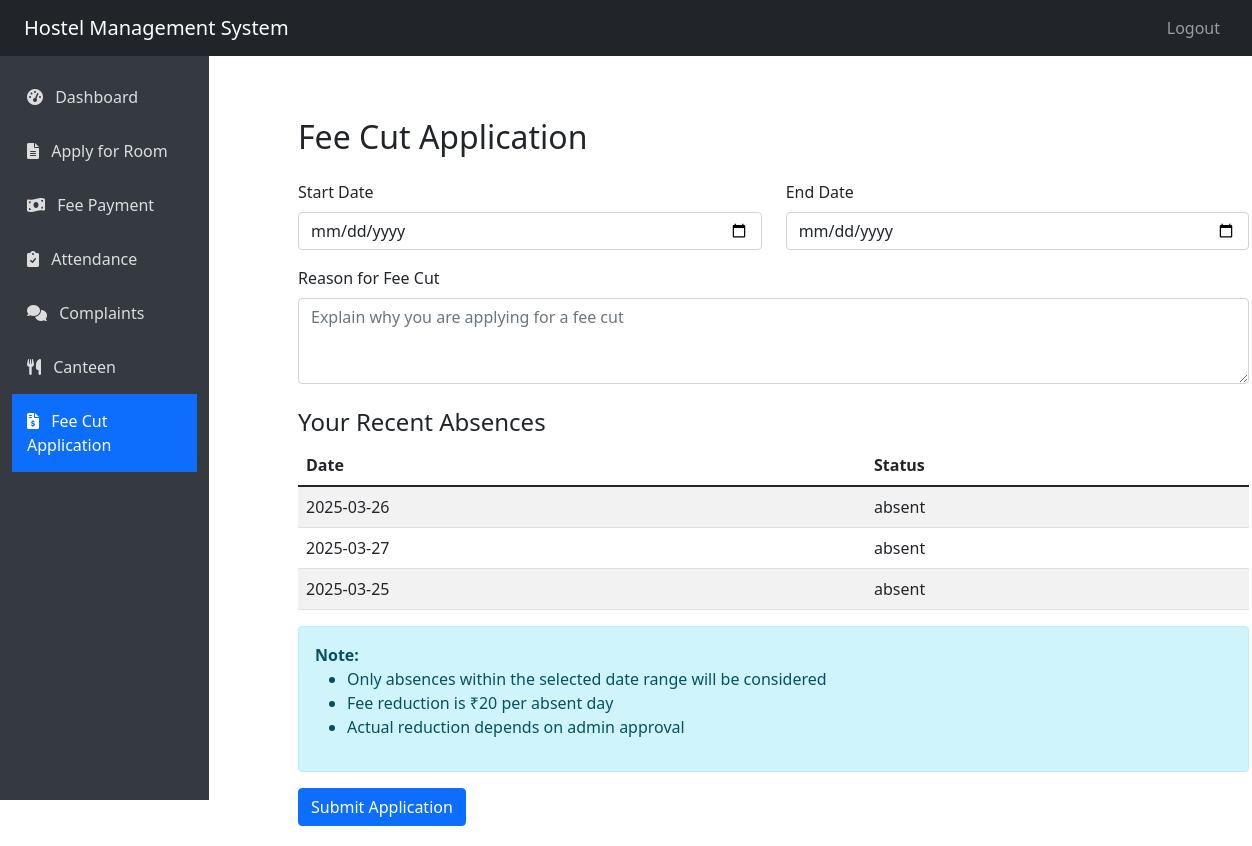
The app's page /student/fee-cut-application (signed in) with its own data.
### hostel1.11-main/hostel1.0/app.py (models this page shows)
class Attendance(db.Model):
    id = db.Column(db.Integer, primary_key=True)
    student_id = db.Column(db.Integer, db.ForeignKey('student.id'), nullable=False)
    date = db.Column(db.Date, nullable=False)
    status = db.Column(db.String(10), nullable=False)  # present, absent
    student = db.relationship('Student', backref='attendance')

### hostel1.11-main/hostel1.0/app.py (the view, shortened to what this page needs)
@app.route('/student/fee-cut-application', methods=['GET', 'POST'])
def student_fee_cut_application():
    if 'user_id' not in session or session['role'] != 'student':
        return redirect(url_for('login'))
    student = Student.query.filter_by(user_id=session['user_id']).first()
    if not student:
        flash('Student profile not found. Please contact administration.', 'danger')
        return redirect(url_for('login'))
    from datetime import timedelta
    six_months_ago = datetime.now().date() - timedelta(days=180)
    attendance_records = Attendance.query.filter(
        Attendance.student_id == student.id,
        Attendance.date >= six_months_ago,
        Attendance.status == 'absent'
    ).all()
    return render_template('student/fee_cut_application.html',
                           attendance_records=attendance_records)

### hostel1.11-main/hostel1.0/templates/student/fee_cut_application.html (shortened to what this page needs)
{% extends "layout.html" %}
{% block content %}
<!DOCTYPE html>
<html lang="en">
<head>
    <link href="https://cdn.jsdelivr.net/npm/bootstrap@5.1.3/dist/css/bootstrap.min.css" rel="stylesheet">
</head>
<body>
    <div class="container mt-5">
        <h2 class="mb-4">Fee Cut Application</h2>
        <form method="POST">
            <div class="row mb-3">
                <div class="col-md-6">
                    <label for="start_date" class="form-label">Start Date</label>
                    <input type="date" class="form-control" id="start_date" name="start_date" required>
                </div>
                <div class="col-md-6">
                    <label for="end_date" class="form-label">End Date</label>
                    <input type="date" class="form-control" id="end_date" name="end_date" required>
                </div>
            </div>
            <div class="mb-3">
                <label for="reason" class="form-label">Reason for Fee Cut</label>
                <textarea class="form-control" id="reason" name="reason" rows="3"  placeholder="Explain why you are applying for a fee cut"></textarea>
            </div>
            <h4 class="mt-4">Your Recent Absences</h4>
            <table class="table table-striped">
                <thead>
                    <tr>
                        <th>Date</th>
                        <th>Status</th>
                    </tr>
                </thead>
                <tbody>
                    {% for record in attendance_records %}
                    <tr>
                        <td>{{ record.date.strftime('%Y-%m-%d') }}</td>
                        <td>{{ record.status }}</td>
                    </tr>
                    {% else %}
                    <tr>
                        <td colspan="2" class="text-center">No absence records found</td>
                    </tr>
                    {% endfor %}
                </tbody>
            </table>
            <div class="alert alert-info">
                <strong>Note:</strong>
                <ul>
                    <li>Only absences within the selected date range will be considered</li>
                    <li>Fee reduction is ₹20 per absent day</li>
                    <li>Actual reduction depends on admin approval</li>
                </ul>
            </div>
            <button type="submit" class="btn btn-primary">Submit Application</button>
        </form>
    </div>
</body>
</html>
{% endblock %}

### records on screen
Attendance: date "2025-03-26", status "absent"
Attendance: date "2025-03-27", status "absent"
Attendance: date "2025-03-25", status "absent"
